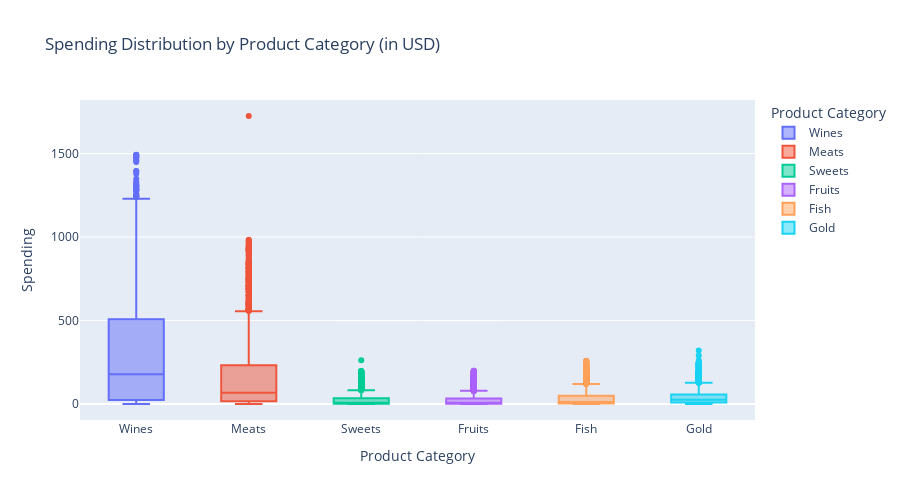
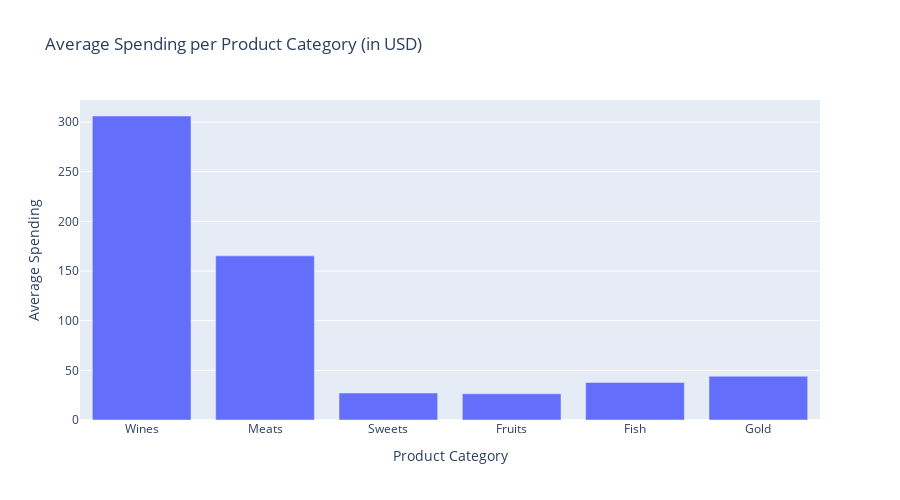

Notebook cell for these charts, in order:
### Markdown cell above
## **Plot the distribution by the Educational Status**
- Which product category (e.g., wines, meats, sweets) has the highest and lowest
average spending?

### Code cell
# prompt: Plot the boxplot for all product categories (wines, meats, sweets) and compare the average spending draw in Plotly

# Assuming 'MntWines', 'MntFruits', 'MntMeatProducts', 'MntFishProducts', 'MntSweetProducts', 'MntGoldProds' are the columns for product spending

# Create a new DataFrame with only the relevant columns
spending_data = market_data[['MntWines', 'MntMeatProducts', 'MntSweetProducts',
                             'MntFruits', 'MntFishProducts', 'MntGoldProds']]

# Rename columns for better readability in the plot
spending_data = spending_data.rename(columns={
    'MntWines': 'Wines',
    'MntMeatProducts': 'Meats',
    'MntSweetProducts': 'Sweets',
    'MntFruits': 'Fruits',
    'MntFishProducts': 'Fish',
    'MntGoldProds': 'Gold'
})

# Melt the DataFrame to create a long-format DataFrame for plotting
spending_melted = spending_data.melt(var_name='Product Category', value_name='Spending')


fig = px.box(spending_melted,
             x='Product Category',
             y='Spending',
             title='Spending Distribution by Product Category (in USD)',
             color='Product Category')


fig.update_layout(width=WIDTH_PLOTLY, height=HEIGHT_PLOTLY)

fig.show()


# Calculate the average spending for each category
average_spending = spending_data.mean()

# Create a bar chart of the average spending
fig_bar = px.bar(average_spending,
                 x=average_spending.index,
                 y=average_spending.values,
                 title='Average Spending per Product Category (in USD)')

fig_bar.update_layout(width=WIDTH_PLOTLY, height=HEIGHT_PLOTLY,
                      xaxis_title="Product Category",
                      yaxis_title="Average Spending")

fig_bar.show()

### Figure 1 — Plotly figure (JSON) as saved in the notebook; plotly's stock layout.template omitted (floating-point values rounded to 4 significant figures; data arrays with more than 128 entries replaced by an {"elided": "..."} marker saying what was removed)
{"data": [{"alignmentgroup": "True", "hovertemplate": "Product Category=%{x}<br>Spending=%{y}<extra></extra>", "legendgroup": "Wines", "marker": {"color": "#636efa"}, "name": "Wines", "notched": false, "offsetgroup": "Wines", "orientation": "v", "showlegend": true, "type": "box", "x": {"elided": "2205 str values"}, "x0": " ", "xaxis": "x", "y": {"elided": "2205 int values"}, "y0": " ", "yaxis": "y"}, {"alignmentgroup": "True", "hovertemplate": "Product Category=%{x}<br>Spending=%{y}<extra></extra>", "legendgroup": "Meats", "marker": {"color": "#EF553B"}, "name": "Meats", "notched": false, "offsetgroup": "Meats", "orientation": "v", "showlegend": true, "type": "box", "x": {"elided": "2205 str values"}, "x0": " ", "xaxis": "x", "y": {"elided": "2205 int values"}, "y0": " ", "yaxis": "y"}, {"alignmentgroup": "True", "hovertemplate": "Product Category=%{x}<br>Spending=%{y}<extra></extra>", "legendgroup": "Sweets", "marker": {"color": "#00cc96"}, "name": "Sweets", "notched": false, "offsetgroup": "Sweets", "orientation": "v", "showlegend": true, "type": "box", "x": {"elided": "2205 str values"}, "x0": " ", "xaxis": "x", "y": {"elided": "2205 int values"}, "y0": " ", "yaxis": "y"}, {"alignmentgroup": "True", "hovertemplate": "Product Category=%{x}<br>Spending=%{y}<extra></extra>", "legendgroup": "Fruits", "marker": {"color": "#ab63fa"}, "name": "Fruits", "notched": false, "offsetgroup": "Fruits", "orientation": "v", "showlegend": true, "type": "box", "x": {"elided": "2205 str values"}, "x0": " ", "xaxis": "x", "y": {"elided": "2205 int values"}, "y0": " ", "yaxis": "y"}, {"alignmentgroup": "True", "hovertemplate": "Product Category=%{x}<br>Spending=%{y}<extra></extra>", "legendgroup": "Fish", "marker": {"color": "#FFA15A"}, "name": "Fish", "notched": false, "offsetgroup": "Fish", "orientation": "v", "showlegend": true, "type": "box", "x": {"elided": "2205 str values"}, "x0": " ", "xaxis": "x", "y": {"elided": "2205 int values"}, "y0": " ", "yaxis": "y"}, {"alignmentgroup": "True", "hovertemplate": "Product Category=%{x}<br>Spending=%{y}<extra></extra>", "legendgroup": "Gold", "marker": {"color": "#19d3f3"}, "name": "Gold", "notched": false, "offsetgroup": "Gold", "orientation": "v", "showlegend": true, "type": "box", "x": {"elided": "2205 str values"}, "x0": " ", "xaxis": "x", "y": {"elided": "2205 int values"}, "y0": " ", "yaxis": "y"}], "layout": {"boxmode": "overlay", "height": 500, "legend": {"title": {"text": "Product Category"}, "tracegroupgap": 0}, "title": {"text": "Spending Distribution by Product Category (in USD)"}, "width": 900, "xaxis": {"anchor": "y", "categoryarray": ["Wines", "Meats", "Sweets", "Fruits", "Fish", "Gold"], "categoryorder": "array", "domain": [0, 1], "title": {"text": "Product Category"}}, "yaxis": {"anchor": "x", "domain": [0, 1], "title": {"text": "Spending"}}}}

### Figure 2 — Plotly figure (JSON) as saved in the notebook; plotly's stock layout.template omitted (floating-point values rounded to 4 significant figures)
{"data": [{"alignmentgroup": "True", "hovertemplate": "index=%{x}<br>y=%{y}<extra></extra>", "legendgroup": "", "marker": {"color": "#636efa", "pattern": {"shape": ""}}, "name": "", "offsetgroup": "", "orientation": "v", "showlegend": false, "textposition": "auto", "type": "bar", "x": ["Wines", "Meats", "Sweets", "Fruits", "Fish", "Gold"], "xaxis": "x", "y": [306.2, 165.3, 27.13, 26.4, 37.76, 44.06], "yaxis": "y"}], "layout": {"barmode": "relative", "height": 500, "legend": {"tracegroupgap": 0}, "title": {"text": "Average Spending per Product Category (in USD)"}, "width": 900, "xaxis": {"anchor": "y", "domain": [0, 1], "title": {"text": "Product Category"}}, "yaxis": {"anchor": "x", "domain": [0, 1], "title": {"text": "Average Spending"}}}}
